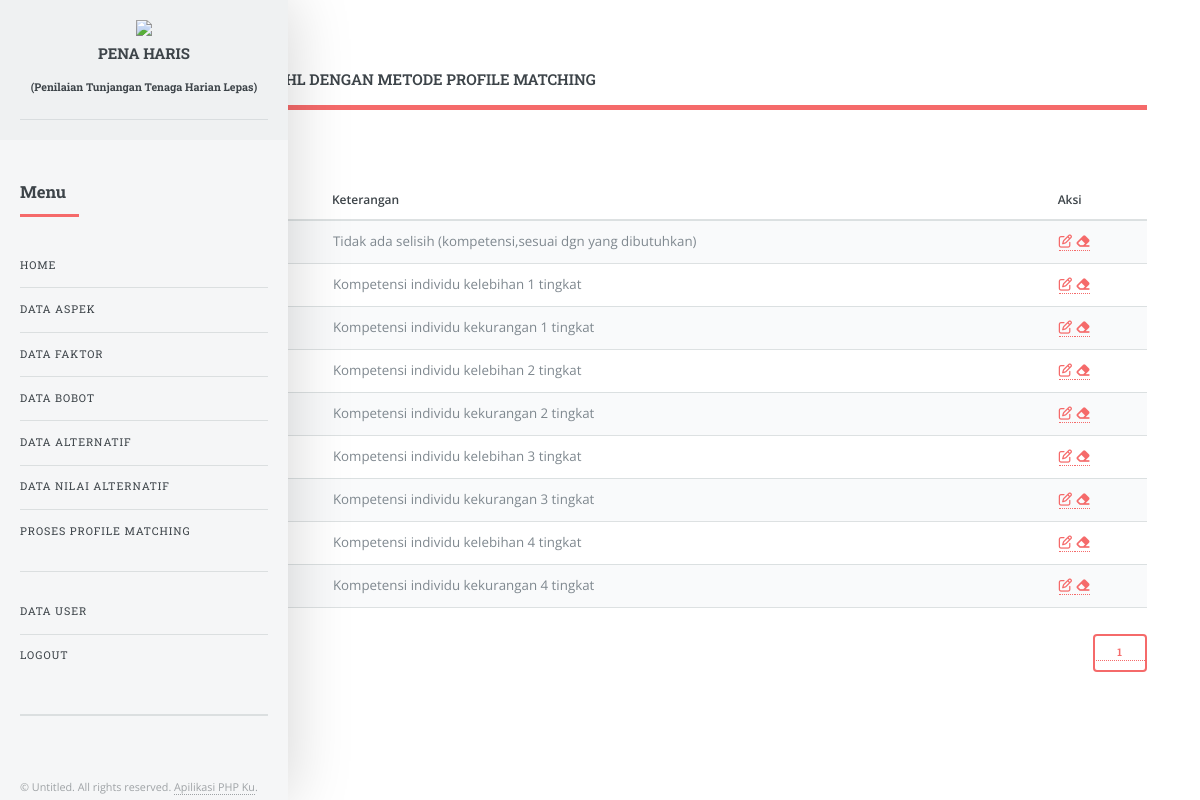
The page /index.php?page=bobot (signed in) on the database its author committed.
### tables this page shows
CREATE TABLE `tbl_bobot` (
  `selisih` tinyint(3) NOT NULL,
  `bobot` float NOT NULL,
  `keterangan` varchar(100) NOT NULL
);

### bobot.php (the view, shortened to what this page needs)
<div class="panel-heading"><h2>DAFTAR BOBOT</h2></div>
<a href="?page=bobot_tambah">TAMBAH BOBOT</a><br>
	<table class="table">
		<thead>
			<tr>
				<th>No</th>
				<th>Selisih</th>
				<th>Bobot</th>
				<th>Keterangan</th>
				<th>Aksi</th>
			</tr>
		</thead>
		<tbody>
			<?php
			$halaman = 10;
			  $page = isset($_GET["halaman"]) ? (int)$_GET["halaman"] : 1;
			  $mulai = ($page>1) ? ($page * $halaman) - $halaman : 0;
			  $result = mysqli_query($koneksi, "SELECT * FROM tbl_bobot");
			  $total = mysqli_num_rows($result);
			  $pages = ceil($total/$halaman);
			  $query = mysqli_query($koneksi, "SELECT * FROM tbl_bobot LIMIT $mulai, $halaman")or die(mysql_error);
			while ($data = mysqli_fetch_assoc($query)){
				?>
				<tr>
					<td><?php echo $nomor=$nomor+1; ?></td>
					<td><?php echo $data['selisih']; ?></td>
					<td><?php echo $data['bobot']; ?></td>
					<td><?php echo $data['keterangan']; ?></td>
					<td>
						<a href="?page=bobot_edit&selisih=<?php echo $data['selisih']; ?>">
						<i class='fa fa-edit'></i>
						</a>
						<a href="bobot_hapus.php?selisih=<?php echo $data['selisih']; ?>">
						<i class="fa fa-eraser"></i>
						</a>
					</td>
				</tr>
			<?php
		}
			?>
		</tbody>
	</table>
	<div class="">
		<p align="right">
			<?php for ($i=1; $i<=$pages ; $i++){ ?>
				<a href="?page=bobot&halaman=<?php echo $i; ?>"><input type="button" value="<?php echo $i; ?>"></a>
		<?php } ?>
		</p>
	</div>

### main.css (style rules this page uses)
html, body, div, span, applet, object, iframe, h1, h2, h3, h4, h5, h6, p, blockquote, pre, a, abbr, acronym, address, big, cite, code, del, dfn, em, img, ins, kbd, q, s, samp, small, strike, strong, sub, sup, tt, var, b, u, i, center, dl, dt, dd, ol, ul, li, fieldset, form, label, legend, table, caption, tbody, tfoot, thead, tr, th, td, article, aside, canvas, details, embed, figure, figcaption, footer, header, hgroup, menu, nav, output, ruby, section, summary, time, mark, audio, video { margin: 0; padding: 0; border: 0; font-size: 100%; font: inherit; vertical-align: baseline; }
body { line-height: 1; }
table { border-collapse: collapse; border-spacing: 0; }
body { -webkit-text-size-adjust: none; }
*, *:before, *:after { -moz-box-sizing: border-box; -webkit-box-sizing: border-box; box-sizing: border-box; }
body { -ms-overflow-style: scrollbar; }
body { background: #ffffff; }
body, input, select, textarea { color: #7f888f; font-family: "Open Sans", sans-serif; font-size: 13pt; font-weight: 400; line-height: 1.65; }
@media screen and (max-width: 1680px) { body, input, select, textarea { font-size: 11pt; } }
@media screen and (max-width: 1280px) { body, input, select, textarea { font-size: 10pt; } }
a { -moz-transition: color 0.2s ease-in-out, border-bottom-color 0.2s ease-in-out; -webkit-transition: color 0.2s ease-in-out, border-bottom-color 0.2s ease-in-out; -ms-transition: color 0.2s ease-in-out, border-bottom-color 0.2s ease-in-out; transition: color 0.2s ease-in-out, border-bottom-color 0.2s ease-in-out; border-bottom: dotted 1px; color: #f56a6a; text-decoration: none; }
em, i { font-style: italic; }
p { margin: 0 0 2em 0; }
h1, h2, h3, h4, h5, h6 { color: #3d4449; font-family: "Roboto Slab", serif; font-weight: 700; line-height: 1.5; margin: 0 0 1em 0; }
h2 { font-size: 1.75em; }
table { margin: 0 0 2em 0; width: 100%; }
table tbody tr { border: solid 1px rgba(210, 215, 217, 0.75); border-left: 0; border-right: 0; }
table tbody tr:nth-child(2n + 1) { background-color: rgba(230, 235, 237, 0.25); }
table td { padding: 0.75em 0.75em; }
table th { color: #3d4449; font-size: 0.9em; font-weight: 600; padding: 0 0.75em 0.75em 0.75em; text-align: left; }
table thead { border-bottom: solid 2px rgba(210, 215, 217, 0.75); }
input[type="submit"], input[type="reset"], input[type="button"], button, .button { -moz-appearance: none; -webkit-appearance: none; -ms-appearance: none; appearance: none; -moz-transition: background-color 0.2s ease-in-out, color 0.2s ease-in-out; -webkit-transition: background-color 0.2s ease-in-out, color 0.2s ease-in-out; -ms-transition: background-color 0.2s ease-in-out, color 0.2s ease-in-out; transition: background-color 0.2s ease-in-out, color 0.2s ease-in-out; background-color: transparent; border-radius: 0.375em; border: 0; box-shadow: inset 0 0 0 2px #f56a6a; color: #f56a6a !important; cursor: pointer; display: inline-block; font-family: "Roboto Slab", serif; font-size: 0.8em; font-weight: 700; height: 3.5em; letter-spacing: 0.075em; line-height: 3.5em; padding: 0 2.25em; text-align: center; text-decoration: none; text-transform: uppercase; white-space: nowrap; }

### rows shown on the page
tbl_bobot: keterangan "Tidak ada selisih (kompetensi,sesuai dgn yang dibutuhkan)"
tbl_bobot: keterangan "Kompetensi individu kelebihan 1 tingkat"
tbl_bobot: keterangan "Kompetensi individu kekurangan 1 tingkat"
tbl_bobot: keterangan "Kompetensi individu kelebihan 2 tingkat"
tbl_bobot: keterangan "Kompetensi individu kekurangan 2 tingkat"
tbl_bobot: keterangan "Kompetensi individu kelebihan 3 tingkat"
tbl_bobot: keterangan "Kompetensi individu kekurangan 3 tingkat"
tbl_bobot: keterangan "Kompetensi individu kelebihan 4 tingkat"
tbl_bobot: keterangan "Kompetensi individu kekurangan 4 tingkat"
